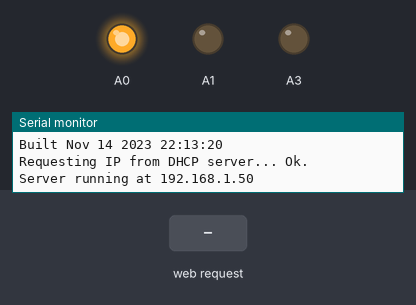
The sketch below on a simulated Arduino Uno, built for the host (arithmetic inside an expression is 32-bit, double 64-bit). Shown: output pins drawn as LEDs (lit = HIGH), the last lines printed to the serial monitor. The inputs (shaded band) are chosen by the test bench. WiFi joins after 1.5 s; servers stay silent unless stated; pins used as bus, display or sensor lines are not drawn.

Above: at 2.7 s.
2.8 s: HTTP request GET /test/test.php received
At 3.4 s:
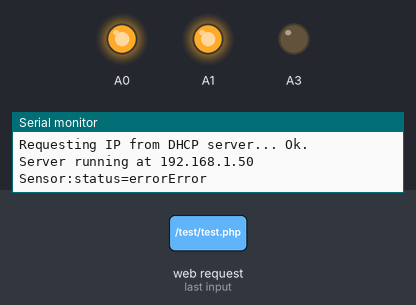
Timing chart, 0 to 5.8 s (numbered marks = the images above; inputs shaded):
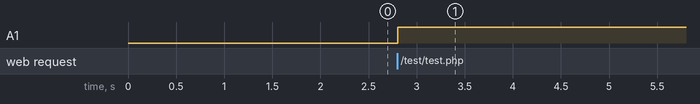

The sketch:

itead1.ino
```cpp
#include <SPI.h>
#include <Ethernet.h>
//#include <avr/wdt.h>
#include "dht.h"

byte mac[] = { 0x00, 0x6A, 0xB0, 0x17, 0xEA, 0xD0 };
byte ip[] = { 192, 168, 1, 254 };

dht sensor;
EthernetServer server(80);

void InitSensor()
{
  pinMode(A0, OUTPUT); // 1 VCC
  digitalWrite(A0, 1);

  pinMode(A1, INPUT);  // 2 DATA
  pinMode(A2, INPUT);  // 3 NC
  pinMode(A3, OUTPUT);  // 4 GND
  digitalWrite(A3, 0);
}

void GetSensor()
{
  Serial.print("Sensor:");
  if ( sensor.read(A1) == DHTLIB_OK )
  {
    Serial.print(" temp = ");
    Serial.print(sensor.temperature);
    Serial.print(" hum = ");
    Serial.print(sensor.humidity);
    Serial.print("\n");
  } else
  {
    Serial.print("Error\n");
  }
}

void DhtReport(EthernetClient& client)
{
  Serial.print("Sensor:");

  if ( sensor.read(A1) == DHTLIB_OK )
  {
    client.print("status=ok&temp=");
    client.print(sensor.temperature);
    client.print("&hum=");
    client.print(sensor.humidity);

    Serial.print(" temp = ");
    Serial.print(sensor.temperature);
    Serial.print(" hum = ");
    Serial.print(sensor.humidity);
    Serial.print("\n");

  } else
  {
    Serial.print("status=error");

    Serial.print("Error\n");
  }
}

/*
void Reboot()
{
  // not working!
  wdt_enable(WDTO_15MS);
  while(1)
  {
  }
}
*/

char* tohex(byte n)
{
  const char hex[] = "0123456789abcdef";
  static char str[3];
  str[0] = hex[n>>4];
  str[1] = hex[n&15];
  str[2] = 0;
  return str;
}

void setup()
{
  InitSensor();
  Restart();
}

void Restart()
{
  Serial.begin(9600);
  Serial.print("Starting board\n");
  Serial.print("Built " __DATE__ " " __TIME__ "\n");

  InitEthernet();
  server.begin();
}

void InitEthernet()
{
  const long lDhcpTimeout = 30*1000;

  Serial.print(F("Requesting IP from DHCP server... "));

  pinMode(10, OUTPUT);     // set the SS pin as an output (necessary!)
  digitalWrite(10, HIGH);  // but turn off the W5100 chip!

  unsigned long lTick = millis();

  while (millis() - lTick < lDhcpTimeout)
  {
    if ( Ethernet.begin(mac) )
    {
      Serial.print("Ok.\n");

      Serial.print(F("Server running at "));
      Serial.println(Ethernet.localIP());
      return;
    }
    Serial.print(F("Error!\nRetrying... "));
    delay(1000);
  }
  Serial.print(F("\nSetting default IP\n"));

  Ethernet.begin(mac, ip);
  Serial.print(F("Server running at "));
  Serial.println(Ethernet.localIP());
}

void loop()
{
  DoEthernetClient();

  static unsigned char nErrors = 0;
  static unsigned long lLast = 0;
  unsigned long lTick = millis();
  if ( lTick - lLast > 10000 )
  {
    if ( DoEthernetServer() )
      nErrors = 0;
    else
    {
      if ( ++nErrors == 3 )
      {
        nErrors = 0;
        Serial.print(F("Restarting ethernet module\n\n\n"));
        Restart();
      }
    }
    lLast = lTick;
  }
}

int DoEthernetServer()
{
  #define MAC {0x00, 0x01, 0xA3, 0xD0, 0x6A, 0xB0 };
  //#define LOCAL_ADDR "192.168.1.50"
  #define REQ_SERVER "api.valky.eu"
  #define REQ_SCRIPT "/test/test.php"

//  GetSensor();

  EthernetClient client;
    Serial.print( F("Connecting to server... ") );
    if ( client.connect( REQ_SERVER, 80 ) )
    {
      Serial.print( F("Sending... ") );
      client.print( F("POST ") );
      client.print( F(REQ_SCRIPT) );
      client.println( F(" HTTP/1.1") );
      client.print( F("Host: ") );
      client.println( F(REQ_SERVER) );
      client.println( F("User-Agent: Wiznet W5100 (Itead Iboard 1.1) SensorBoard Collector2016a") );
      client.println( F("Connection: close") );
      client.print( F("Cookie: _boardVersion=16.5; _boardPlatform=Iboard11; _boardType=Collector2016a; _boardId=") );
      {
        byte mac[] = MAC;
        for ( int j = 0; j < 6; j++)
          client.print( tohex(mac[j]) );
      }
      client.println( F(";") );
      client.println( F("Content-Type: application/x-www-form-urlencoded") );
      client.println( F("Content-Length: 256") ); // !!!!
      client.println();
      DhtReport(client);
      //client.println( F("measure=1234") );
      client.println( F("&dummy=") ); // !!!!
      client.println();
      client.println();
      client.stop();
      Serial.print( F("Done.\n") );
      return 1;
    }
    Serial.print( F("Error!\n") );
    return 0;
}

void DoEthernetClient()
{
  EthernetClient client = server.available();
  if (client) {
    // an http request ends with a blank line
    boolean current_line_is_blank = true;
    while (client.connected()) {
      if (client.available()) {
        char c = client.read();
        // if we've gotten to the end of the line (received a newline
        // character) and the line is blank, the http request has ended,
        // so we can send a reply
        if (c == '\n' && current_line_is_blank) {
          // send a standard http response header
          client.println("HTTP/1.1 200 OK");
          client.println("Content-Type: text/html");
          client.println();

          client.println("Server working");
          client.print("Built " __DATE__ " " __TIME__ "\n");
          DhtReport(client);
          break;
        }
        if (c == '\n') {
          // we're starting a new line
          current_line_is_blank = true;
        } else if (c != '\r') {
          // we've gotten a character on the current line
          current_line_is_blank = false;
        }
      }
    }
    // give the web browser time to receive the data
    delay(1);
    client.stop();
  }
}
```

dht.cpp
```cpp
//
//    FILE: dht.cpp
//  AUTHOR: Rob Tillaart
// VERSION: 0.1.20
// PURPOSE: DHT Temperature & Humidity Sensor library for Arduino
//     URL: http://arduino.cc/playground/Main/DHTLib
//
// HISTORY:
// 0.1.20 Reduce footprint (34 bytes) by using int8_t as error codes.
//        (thanks to chaveiro)
// 0.1.19 masking error for DHT11 - FIXED (thanks Richard for noticing)
// 0.1.18 version 1.16/17 broke the DHT11 - FIXED
// 0.1.17 replaced micros() with adaptive loopcount
//        removed DHTLIB_INVALID_VALUE
//        added  DHTLIB_ERROR_CONNECT
//        added  DHTLIB_ERROR_ACK_L  DHTLIB_ERROR_ACK_H
// 0.1.16 masking unused bits (less errors); refactored bits[]
// 0.1.15 reduced # micros calls 2->1 in inner loop.
// 0.1.14 replace digital read with faster (~3x) code
//        => more robust low MHz machines.
//
// 0.1.13 fix negative temperature
// 0.1.12 support DHT33 and DHT44 initial version
// 0.1.11 renamed DHTLIB_TIMEOUT
// 0.1.10 optimized faster WAKEUP + TIMEOUT
// 0.1.09 optimize size: timeout check + use of mask
// 0.1.08 added formula for timeout based upon clockspeed
// 0.1.07 added support for DHT21
// 0.1.06 minimize footprint (2012-12-27)
// 0.1.05 fixed negative temperature bug (thanks to Roseman)
// 0.1.04 improved readability of code using DHTLIB_OK in code
// 0.1.03 added error values for temp and humidity when read failed
// 0.1.02 added error codes
// 0.1.01 added support for Arduino 1.0, fixed typos (31/12/2011)
// 0.1.00 by Rob Tillaart (01/04/2011)
//
// inspired by DHT11 library
//
// Released to the public domain
//

#include "dht.h"

/////////////////////////////////////////////////////
//
// PUBLIC
//

int8_t dht::read11(uint8_t pin)
{
    // READ VALUES
    int8_t result = _readSensor(pin, DHTLIB_DHT11_WAKEUP, DHTLIB_DHT11_LEADING_ZEROS);

    // these bits are always zero, masking them reduces errors.
    bits[0] &= 0x7F;
    bits[2] &= 0x7F;

    // CONVERT AND STORE
    humidity    = bits[0];  // bits[1] == 0;
    temperature = bits[2];  // bits[3] == 0;

    // TEST CHECKSUM
    // bits[1] && bits[3] both 0
    uint8_t sum = bits[0] + bits[2];
    if (bits[4] != sum)
    {
        return DHTLIB_ERROR_CHECKSUM;
    }
    return result;
}

int8_t dht::read(uint8_t pin)
{
    // READ VALUES
    int8_t result = _readSensor(pin, DHTLIB_DHT_WAKEUP, DHTLIB_DHT_LEADING_ZEROS);

    // these bits are always zero, masking them reduces errors.
    bits[0] &= 0x03;
    bits[2] &= 0x83;

    // CONVERT AND STORE
    humidity = word(bits[0], bits[1]) * 0.1;
    temperature = word(bits[2] & 0x7F, bits[3]) * 0.1;
    if (bits[2] & 0x80)  // negative temperature
    {
        temperature = -temperature;
    }

    // TEST CHECKSUM
    uint8_t sum = bits[0] + bits[1] + bits[2] + bits[3];
    if (bits[4] != sum)
    {
        return DHTLIB_ERROR_CHECKSUM;
    }
    return result;
}

/////////////////////////////////////////////////////
//
// PRIVATE
//

int8_t dht::_readSensor(uint8_t pin, uint8_t wakeupDelay, uint8_t leadingZeroBits)
{
    // INIT BUFFERVAR TO RECEIVE DATA
    uint8_t mask = 128;
    uint8_t idx = 0;

    uint8_t data = 0;
    uint8_t state = LOW;
    uint8_t pstate = LOW;
    uint16_t zeroLoop = DHTLIB_TIMEOUT;
    uint16_t delta = 0;

    leadingZeroBits = 40 - leadingZeroBits; // reverse counting...

    // replace digitalRead() with Direct Port Reads.
    // reduces footprint ~100 bytes => portability issue?
    // direct port read is about 3x faster
    uint8_t bit = digitalPinToBitMask(pin);
    uint8_t port = digitalPinToPort(pin);
    volatile uint8_t *PIR = portInputRegister(port);

    // REQUEST SAMPLE
    pinMode(pin, OUTPUT);
    digitalWrite(pin, LOW); // T-be
    delay(wakeupDelay);
    digitalWrite(pin, HIGH); // T-go
    pinMode(pin, INPUT);

    uint16_t loopCount = DHTLIB_TIMEOUT * 2;  // 200uSec max
    // while(digitalRead(pin) == HIGH)
    while ((*PIR & bit) != LOW )
    {
        if (--loopCount == 0) return DHTLIB_ERROR_CONNECT;
    }

    // GET ACKNOWLEDGE or TIMEOUT
    loopCount = DHTLIB_TIMEOUT;
    // while(digitalRead(pin) == LOW)
    while ((*PIR & bit) == LOW )  // T-rel
    {
        if (--loopCount == 0) return DHTLIB_ERROR_ACK_L;
    }

    loopCount = DHTLIB_TIMEOUT;
    // while(digitalRead(pin) == HIGH)
    while ((*PIR & bit) != LOW )  // T-reh
    {
        if (--loopCount == 0) return DHTLIB_ERROR_ACK_H;
    }

    loopCount = DHTLIB_TIMEOUT;

    // READ THE OUTPUT - 40 BITS => 5 BYTES
    for (uint8_t i = 40; i != 0; )
    {
        // WAIT FOR FALLING EDGE
        state = (*PIR & bit);
        if (state == LOW && pstate != LOW)
        {
            if (i > leadingZeroBits) // DHT22 first 6 bits are all zero !!   DHT11 only 1
            {
                zeroLoop = min(zeroLoop, loopCount);
                delta = (DHTLIB_TIMEOUT - zeroLoop)/4;
            }
            else if ( loopCount <= (zeroLoop - delta) ) // long -> one
            {
                data |= mask;
            }
            mask >>= 1;
            if (mask == 0)   // next byte
            {
                mask = 128;
                bits[idx] = data;
                idx++;
                data = 0;
            }
            // next bit
            --i;

            // reset timeout flag
            loopCount = DHTLIB_TIMEOUT;
        }
        pstate = state;
        // Check timeout
        if (--loopCount == 0)
        {
            return DHTLIB_ERROR_TIMEOUT;
        }

    }
    pinMode(pin, OUTPUT);
    digitalWrite(pin, HIGH);

    return DHTLIB_OK;
}
//
// END OF FILE
//
```

dht.h
```cpp
//
//    FILE: dht.h
//  AUTHOR: Rob Tillaart
// VERSION: 0.1.20
// PURPOSE: DHT Temperature & Humidity Sensor library for Arduino
//     URL: http://arduino.cc/playground/Main/DHTLib
//
// HISTORY:
// see dht.cpp file
//

#ifndef dht_h
#define dht_h

#if ARDUINO < 100
#include <WProgram.h>
#include <pins_arduino.h>  // fix for broken pre 1.0 version - TODO TEST
#else
#include <Arduino.h>
#endif

#define DHT_LIB_VERSION "0.1.20"

#define DHTLIB_OK                   0
#define DHTLIB_ERROR_CHECKSUM       -1
#define DHTLIB_ERROR_TIMEOUT        -2
#define DHTLIB_ERROR_CONNECT        -3
#define DHTLIB_ERROR_ACK_L          -4
#define DHTLIB_ERROR_ACK_H          -5

#define DHTLIB_DHT11_WAKEUP         18
#define DHTLIB_DHT_WAKEUP           1

#define DHTLIB_DHT11_LEADING_ZEROS  1
#define DHTLIB_DHT_LEADING_ZEROS    6

// max timeout is 100 usec.
// For a 16 Mhz proc 100 usec is 1600 clock cycles
// loops using DHTLIB_TIMEOUT use at least 4 clock cycli
// so 100 us takes max 400 loops
// so by dividing F_CPU by 40000 we "fail" as fast as possible
#define DHTLIB_TIMEOUT 400 // (F_CPU/40000)

typedef signed char int8_t;

class dht
{
public:
    // return values:
    // DHTLIB_OK
    // DHTLIB_ERROR_CHECKSUM
    // DHTLIB_ERROR_TIMEOUT
    // DHTLIB_ERROR_CONNECT
    // DHTLIB_ERROR_ACK_L
    // DHTLIB_ERROR_ACK_H
    int8_t read11(uint8_t pin);
    int8_t read(uint8_t pin);

    inline int8_t read21(uint8_t pin) { return read(pin); };
    inline int8_t read22(uint8_t pin) { return read(pin); };
    inline int8_t read33(uint8_t pin) { return read(pin); };
    inline int8_t read44(uint8_t pin) { return read(pin); };

    double humidity;
    double temperature;

public:
    uint8_t bits[5];  // buffer to receive data
    int8_t _readSensor(uint8_t pin, uint8_t wakeupDelay, uint8_t leadingZeroBits);
};
#endif
//
// END OF FILE
//
```

Measured:
- after the input at 2.8 s, A1: LOW → HIGH after 0.00 s instead of 7.4 s
